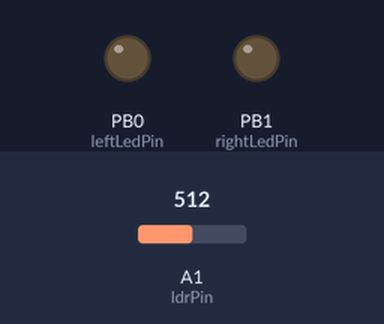
Recording of a sketch running on a simulated ATtiny85, built with avr-gcc and run on an emulated ATtiny85. Shown: output pins drawn as LEDs (lit = HIGH). The test bench sets the inputs (shaded band); at power-on: A1 (ldrPin) = 512. Sleep ends after the set time or at an interrupt; random numbers use the default seed unless the sketch sets one.

Above: at 3.2 s.
3.3 s: A1 (ldrPin) set to 44
11.4 s: A1 (ldrPin) set to 37
At 20.4 s:
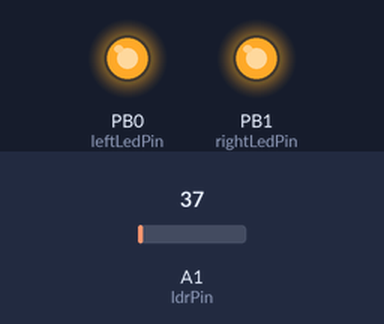
21.4 s: A1 (ldrPin) set to 122
27.5 s: A1 (ldrPin) set to 30
At 33.4 s:
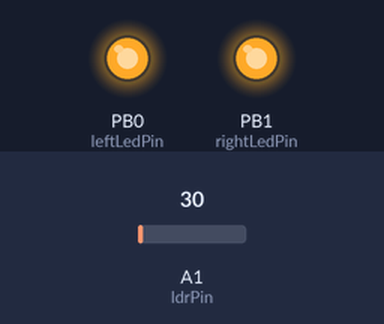
Timing chart, 0 to 34.9 s (numbered marks = the images above; inputs shaded):
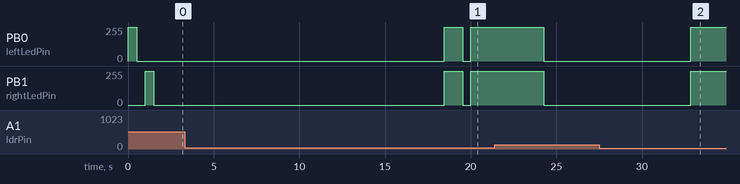

Measured:
- the behaviour switches between 41 and 40 on A1 (ldrPin) (found by bisection; images 0 and 1)
- after the input at 3.3 s, every drawn part: stays the same
- after the input at 11.4 s, PB0 (leftLedPin), PB1 (rightLedPin): 0/255 → 254/255 after 7.1 s, → 0/255 1.1 s later, → 254/255 0.47 s later
- after the input at 27.5 s, PB0 (leftLedPin), PB1 (rightLedPin): 0/255 → 254/255 after 5.4 s

The sketch:

skull_blink.ino
```cpp
#include <avr/sleep.h>
#include <avr/wdt.h>

const uint8_t leftLedPin = 0;
const uint8_t rightLedPin = 1;
const uint8_t ldrPin = A1;

int ldrValue = 0;

int delayMillis = 1000;
int offRandomMillis = 400; //how long they stay off.

//uint8_t count = 0;

ISR(WDT_vect) {

}

void setup() {
  pinMode(leftLedPin, OUTPUT);
  pinMode(rightLedPin, OUTPUT);
  pinMode(ldrPin, INPUT);

  randomSeed(analogRead(0));

  set_sleep_mode(SLEEP_MODE_PWR_DOWN);
  sleep_enable();

  ldrValue = analogRead(ldrPin);

  digitalWrite(leftLedPin, HIGH);
  delay(500);
  digitalWrite(leftLedPin, LOW);
  delay(500);
  digitalWrite(rightLedPin, HIGH);
  delay(500);
  digitalWrite(rightLedPin, LOW);
  delay(500);

}

void loop() {

  ldrValue = analogRead(ldrPin);

  if (ldrValue > 40) {
    ADCSleep(true); // set the ADC to sleep
    setup_watchdog(9);
    sleep_mode();
    //waling up
    ADCSleep(false);
  } else {

    blinkFade();
    delayMillis = random(4000, 9000);
    offRandomMillis = random(200, 500);
  }
}

void blinkFade() {
  for (uint8_t i = 0 ; i < 255 ; i++) {
    analogWrite(leftLedPin, i);
    analogWrite(rightLedPin, i);
    delayMicroseconds(250);
  }

  delay(delayMillis);
  for (uint8_t i = 255 ; i > 0 ; i--) {
    analogWrite(leftLedPin, i);
    analogWrite(rightLedPin, i);
    delayMicroseconds(250);
  }
  digitalWrite(leftLedPin, LOW);
  digitalWrite(rightLedPin, LOW);
  delay(offRandomMillis);
}

void ADCSleep(boolean toSleep) {
  if (toSleep) {
    ADCSRA &= ~(1 << ADEN);
  } else {
    ADCSRA |= (1 << ADEN);
  }
}
//set the watchdog timer to wake us up but not reset
//0=16ms, 1=32ms, 2=64ms, 3=128ms, 4=250ms, 5=500ms, 6=1sec, 7=2sec, 8=4sec, 9=8sec
void setup_watchdog(int timerPrescaler) {


  if (timerPrescaler > 9 ) timerPrescaler = 9; //Correct incoming amount if need be

  byte bb = timerPrescaler & 7;
  if (timerPrescaler > 7) bb |= (1 << 5); //Set the special 5th bit if necessary

  //This order of commands is important and cannot be combined
  MCUSR &= ~(1 << WDRF); //Clear the watch dog reset
  WDTCR |= (1 << WDCE) | (1 << WDE); //Set WD_change enable, set WD enable
  WDTCR = bb; //Set new watchdog timeout value
  WDTCR |= _BV(WDIE); //Set the interrupt enable, this will keep unit from resetting after each int
}
```
